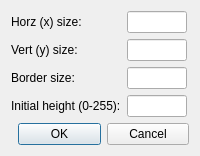
<?xml version="1.0" encoding="UTF-8"?>
<ui version="4.0">
 <class>WBQtNewHeightMapDialog</class>
 <widget class="QDialog" name="WBQtNewHeightMapDialog">
  <layout class="QVBoxLayout" name="rootLayout">
   <item>
    <layout class="QGridLayout" name="grid">
     <item row="0" column="0">
      <widget class="QLabel" name="xLabel">
       <property name="text">
        <string>Horz (x) size:</string>
       </property>
      </widget>
     </item>
     <item row="0" column="1" alignment="Qt::AlignLeft">
      <widget class="QLineEdit" name="xEdit">
       <property name="minimumSize">
        <size>
         <width>60</width>
         <height>0</height>
        </size>
       </property>
       <property name="maximumSize">
        <size>
         <width>60</width>
         <height>16777215</height>
        </size>
       </property>
      </widget>
     </item>
     <item row="1" column="0">
      <widget class="QLabel" name="yLabel">
       <property name="text">
        <string>Vert (y) size:</string>
       </property>
      </widget>
     </item>
     <item row="1" column="1" alignment="Qt::AlignLeft">
      <widget class="QLineEdit" name="yEdit">
       <property name="minimumSize">
        <size>
         <width>60</width>
         <height>0</height>
        </size>
       </property>
       <property name="maximumSize">
        <size>
         <width>60</width>
         <height>16777215</height>
        </size>
       </property>
      </widget>
     </item>
     <item row="2" column="0">
      <widget class="QLabel" name="borderLabel">
       <property name="text">
        <string>Border size:</string>
       </property>
      </widget>
     </item>
     <item row="2" column="1" alignment="Qt::AlignLeft">
      <widget class="QLineEdit" name="borderEdit">
       <property name="minimumSize">
        <size>
         <width>60</width>
         <height>0</height>
        </size>
       </property>
       <property name="maximumSize">
        <size>
         <width>60</width>
         <height>16777215</height>
        </size>
       </property>
      </widget>
     </item>
     <item row="3" column="0">
      <widget class="QLabel" name="heightLabel">
       <property name="text">
        <string>Initial height (0-255):</string>
       </property>
      </widget>
     </item>
     <item row="3" column="1" alignment="Qt::AlignLeft">
      <widget class="QLineEdit" name="heightEdit">
       <property name="minimumSize">
        <size>
         <width>60</width>
         <height>0</height>
        </size>
       </property>
       <property name="maximumSize">
        <size>
         <width>60</width>
         <height>16777215</height>
        </size>
       </property>
      </widget>
     </item>
    </layout>
   </item>
   <item>
    <layout class="QVBoxLayout" name="anchorsHost"/>
   </item>
   <item>
    <layout class="QHBoxLayout" name="buttonsRow">
     <item>
      <spacer name="buttonsSpacer">
       <property name="orientation">
        <enum>Qt::Horizontal</enum>
       </property>
      </spacer>
     </item>
     <item>
      <widget class="QPushButton" name="okBtn">
       <property name="text">
        <string>OK</string>
       </property>
       <property name="default">
        <bool>true</bool>
       </property>
      </widget>
     </item>
     <item>
      <widget class="QPushButton" name="cancelBtn">
       <property name="text">
        <string>Cancel</string>
       </property>
       <property name="autoDefault">
        <bool>false</bool>
       </property>
      </widget>
     </item>
    </layout>
   </item>
  </layout>
 </widget>
 <resources/>
 <connections/>
</ui>
